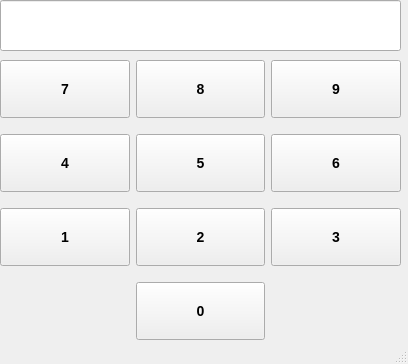
<?xml version="1.0" encoding="UTF-8"?>
<ui version="4.0">
 <class>MainWindow</class>
 <widget class="QMainWindow" name="MainWindow">
  <property name="geometry">
   <rect>
    <x>0</x>
    <y>0</y>
    <width>408</width>
    <height>364</height>
   </rect>
  </property>
  <property name="windowTitle">
   <string>MainWindow</string>
  </property>
  <property name="autoFillBackground">
   <bool>true</bool>
  </property>
  <property name="styleSheet">
   <string notr="true">QPushButton {
	backgroud-color: white;
	width: 75px;
	height: 50px;
	font-size: 14px;
	font-weight: bold;
	text-align: center;
}
QPushButton:hover {
	backgroud-color: silver;
}
QPushButton:pressed{
	backgroud-color: red;
}</string>
  </property>
  <property name="animated">
   <bool>true</bool>
  </property>
  <widget class="QWidget" name="centralwidget">
   <widget class="QWidget" name="gridLayoutWidget">
    <property name="geometry">
     <rect>
      <x>0</x>
      <y>50</y>
      <width>401</width>
      <height>301</height>
     </rect>
    </property>
    <layout class="QGridLayout" name="gridLayout">
     <item row="2" column="1">
      <widget class="QPushButton" name="pushButton_8">
       <property name="text">
        <string>2</string>
       </property>
      </widget>
     </item>
     <item row="2" column="2">
      <widget class="QPushButton" name="pushButton_9">
       <property name="text">
        <string>3</string>
       </property>
      </widget>
     </item>
     <item row="1" column="0">
      <widget class="QPushButton" name="pushButton_4">
       <property name="text">
        <string>4</string>
       </property>
      </widget>
     </item>
     <item row="2" column="0">
      <widget class="QPushButton" name="pushButton_7">
       <property name="text">
        <string>1</string>
       </property>
      </widget>
     </item>
     <item row="0" column="1">
      <widget class="QPushButton" name="pushButton_2">
       <property name="styleSheet">
        <string notr="true"/>
       </property>
       <property name="text">
        <string>8</string>
       </property>
      </widget>
     </item>
     <item row="1" column="1">
      <widget class="QPushButton" name="pushButton_5">
       <property name="text">
        <string>5</string>
       </property>
      </widget>
     </item>
     <item row="0" column="2">
      <widget class="QPushButton" name="pushButton_3">
       <property name="text">
        <string>9</string>
       </property>
      </widget>
     </item>
     <item row="1" column="2">
      <widget class="QPushButton" name="pushButton_6">
       <property name="text">
        <string>6</string>
       </property>
      </widget>
     </item>
     <item row="0" column="0">
      <widget class="QPushButton" name="pushButton">
       <property name="text">
        <string>7</string>
       </property>
      </widget>
     </item>
     <item row="3" column="1">
      <widget class="QPushButton" name="pushButton_10">
       <property name="text">
        <string>0</string>
       </property>
      </widget>
     </item>
    </layout>
   </widget>
   <widget class="QLineEdit" name="lineEdit">
    <property name="geometry">
     <rect>
      <x>0</x>
      <y>0</y>
      <width>401</width>
      <height>51</height>
     </rect>
    </property>
   </widget>
  </widget>
  <widget class="QMenuBar" name="menubar">
   <property name="geometry">
    <rect>
     <x>0</x>
     <y>0</y>
     <width>408</width>
     <height>21</height>
    </rect>
   </property>
  </widget>
  <widget class="QStatusBar" name="statusbar"/>
 </widget>
 <resources/>
 <connections/>
</ui>
